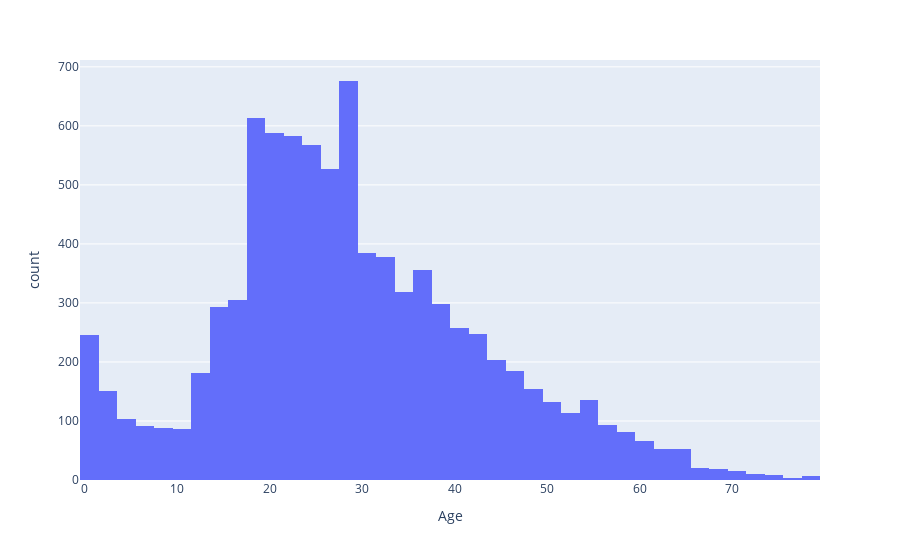

The cell this chart's notebook holds for it:
### Code cell
''' Como podemos ver a coluna Age tem sua principal distribuição entre 18 e 28 anos e após isso vai apresentando uma queda'''

fig = px.histogram(train, x="Age", nbins=40)
fig.show(renderer="png", width=1600, height=650)

### Figure 1 — Plotly figure (JSON) as saved in the notebook; plotly's stock layout.template omitted (floating-point values rounded to 4 significant figures; data arrays with more than 128 entries replaced by an {"elided": "..."} marker saying what was removed)
{"data": [{"alignmentgroup": "True", "bingroup": "x", "hovertemplate": "Age=%{x}<br>count=%{y}<extra></extra>", "legendgroup": "", "marker": {"color": "#636efa", "pattern": {"shape": ""}}, "name": "", "nbinsx": 40, "offsetgroup": "", "orientation": "v", "showlegend": false, "type": "histogram", "x": {"elided": "8693 int values"}, "xaxis": "x", "yaxis": "y"}], "layout": {"barmode": "relative", "legend": {"tracegroupgap": 0}, "margin": {"t": 60}, "xaxis": {"anchor": "y", "domain": [0, 1], "title": {"text": "Age"}}, "yaxis": {"anchor": "x", "domain": [0, 1], "title": {"text": "count"}}}}
